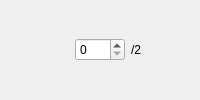
         <widget class="QWidget" name="widget_23" native="true">
          <layout class="QHBoxLayout" name="horizontalLayout_23">
           <property name="leftMargin">
            <number>0</number>
           </property>
           <property name="topMargin">
            <number>0</number>
           </property>
           <property name="rightMargin">
            <number>0</number>
           </property>
           <property name="bottomMargin">
            <number>0</number>
           </property>
           <item>
            <widget class="QLabel" name="label_23">
             <property name="maximumSize">
              <size>
               <width>75</width>
               <height>75</height>
              </size>
             </property>
             <property name="toolTip">
              <string>#825286_#825286</string>
             </property>
             <property name="text">
              <string/>
             </property>
             <property name="pixmap">
              <pixmap resource="resource.qrc">:/pairs/pairs/#825286_#825286.png</pixmap>
             </property>
             <property name="scaledContents">
              <bool>true</bool>
             </property>
            </widget>
           </item>
           <item>
            <widget class="QSpinBox" name="spinBox_23">
             <property name="maximumSize">
              <size>
               <width>50</width>
               <height>16777215</height>
              </size>
             </property>
             <property name="minimum">
              <number>0</number>
             </property>
             <property name="maximum">
              <number>2</number>
             </property>
            </widget>
           </item>
           <item>
            <widget class="QLabel" name="label_23_2">
             <property name="text">
              <string>/2</string>
             </property>
            </widget>
           </item>
          </layout>
         </widget>
